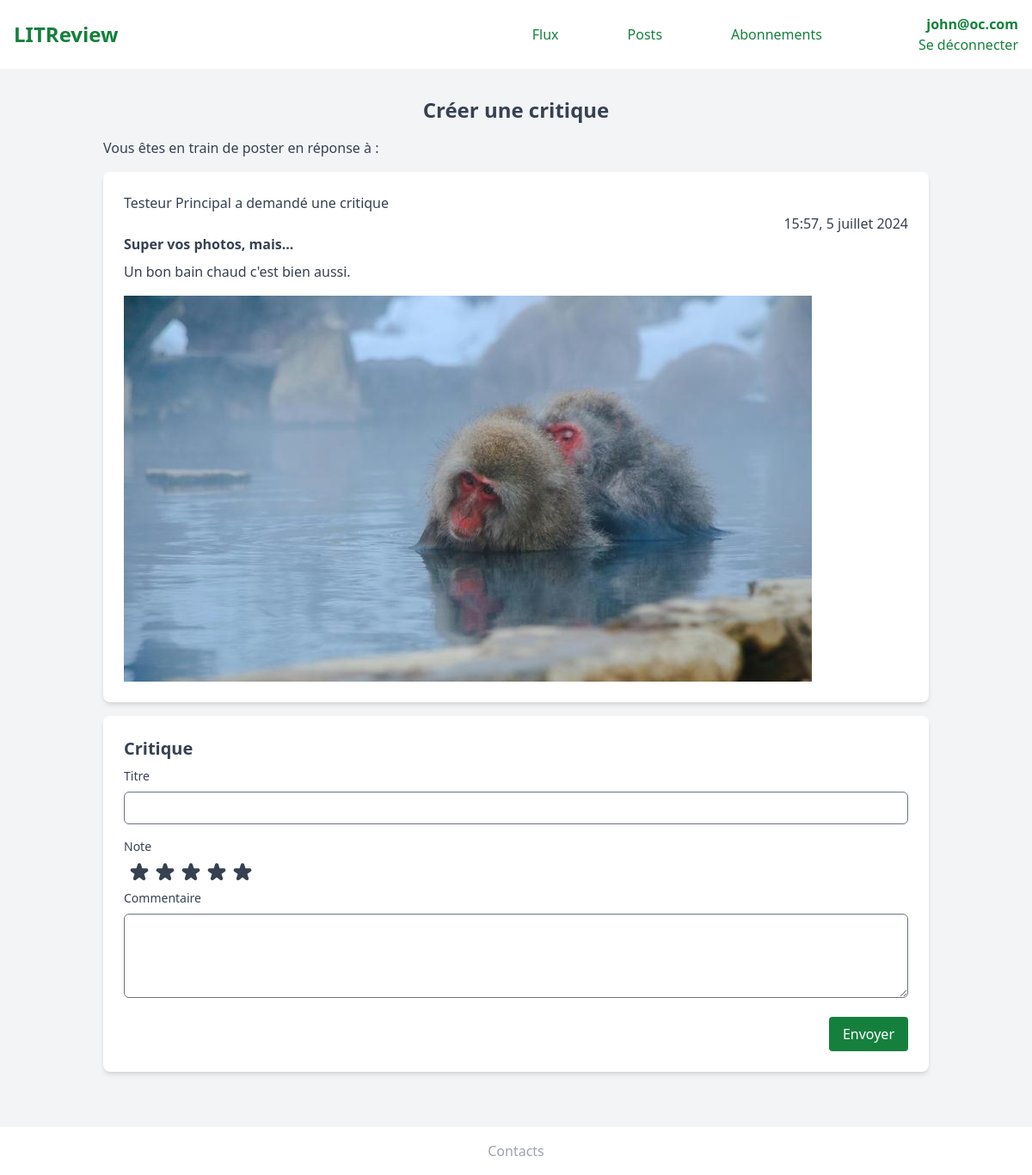
/ticket/review/58/create/ (signed in), run on the app's committed database.
### authentication/models.py (models this page shows)
class CustomUser(AbstractUser):
    email = models.EmailField(max_length=150, unique=True, blank=False)
    username = None
    USERNAME_FIELD = "email"
    REQUIRED_FIELDS = []
    nickname = models.CharField(max_length=80, unique=True, blank=False, verbose_name='Pseudo')
    profil_photo = models.ImageField(verbose_name='Photo de profil')
    objects = CustomUserManager()

### ticket/models.py (models this page shows, shortened)
class Ticket(models.Model):
    title = models.CharField(max_length=128, verbose_name='Titre')
    description = models.TextField(max_length=2048, blank=True, verbose_name='Description')
    user = models.ForeignKey(to=settings.AUTH_USER_MODEL, on_delete=models.CASCADE)
    image = models.ImageField(null=True, blank=True, verbose_name='Image', upload_to='ticket_images')
    time_created = models.DateTimeField(auto_now_add=True)

### ticket/views.py (the view)
# urls.py: path('review/<int:ticket_id>/create/', create_review, name='create_review'),
@login_required
def create_review(request, ticket_id):
    ticket = get_object_or_404(Ticket, id=ticket_id)
    if request.method == 'POST':
        review_form = ReviewForm(request.POST)
        if review_form.is_valid():
            review = review_form.save(commit=False)
            review.user = request.user
            review.ticket = ticket
            review.save()
            messages.success(request, "Critique créée avec succès.")
            return redirect('posts')
        else:
            messages.error(
                request,
                "Erreur lors de la création de la critique.\
                Si l'erreur persiste veuillez prendre contact avec votre administrateur."
            )
    else:
        review_form = ReviewForm()
    return render(request, 'ticket/create_review.html', {'review_form': review_form, 'ticket': ticket})

### ticket/forms.py
class ReviewForm(forms.ModelForm):
    class Meta:
        model = Review
        fields = ['rating', 'headline', 'body', 'ticket']
        exclude = ['ticket']

### ticket/templates/ticket/create_review.html (shortened to what this page needs)
{% extends 'base.html' %}
{% load static %}
{% block content %}
<div class="container mx-auto p-4">
    <h1 class="text-2xl font-bold mb-4 text-center">Créer une critique</h1>
    <h2 class="text-base mb-4">Vous êtes en train de poster en réponse à :</h2>
    <div class="mb-8">
        <div class="bg-white p-6 rounded-lg shadow-md mb-4">
            {% if ticket.user == request.user %}
                <p>Vous avez publié un ticket</p>
            {% else %}
                <p>{{ ticket.user.nickname }} a demandé une critique</p>
            {% endif %}
            <p class="text-right">{{ ticket.time_created|date:"H:i, j F Y" }}</p>
            <h2 class="font-semibold">{{ ticket.title }}</h2>
            <p class="mt-2">{{ ticket.description }}</p>
            {% if ticket.image %}
                <img class="mt-4" src="{{ ticket.image.url }}" alt="Image du ticket">
            {% endif %}
    </div>
    <div class="mb-8">
        <form method="post" enctype="multipart/form-data" class="bg-white p-6 rounded-lg shadow-md">
            <h2 class="text-xl font-bold mb-2">Critique</h2>
            <div class="mb-4">
                <label for="id_headline" class="block text-sm font-medium text-gray-700 mb-2">Titre</label>
                <input type="text" name="headline" id="id_headline" value="{{ review_form.headline.value|default_if_none:"" }}" class="form-input w-full border rounded-md py-2 px-3 text-gray-700 leading-tight focus:outline-none focus:shadow-outline">
            </div>
            <label class="block text-sm font-medium text-gray-700 mb-2">Note</label>
            <div class="flex items-center space-x-1.5">
                {% for i in "12345" %}
                    <label for="star{{ i }}" class="cursor-pointer inline-flex items-center transition-transform transform hover:scale-125">
                        <svg class="w-6 h-6 fill-current stroke-current stroke-2 transition-colors" viewBox="0 0 24 24">
                            <use xlink:href="{% static 'images/icons.svg' %}#icon-star"></use>
                        </svg>
                    </label>
                {% endfor %}
            </div>
            <div class="mb-4">
                <label for="id_body" class="block text-sm font-medium text-gray-700 mb-2 mt-2">Commentaire</label>
                <textarea name="body" id="id_body" rows="4" class="form-input w-full border rounded-md py-2 px-3 text-gray-700 leading-tight focus:outline-none focus:shadow-outline">{{ review_form.body.value|default_if_none:"" }}</textarea>
            </div>
            <div class="flex justify-end">
                <button type="submit" class="bg-green-700 text-white py-2 px-4 rounded hover:bg-green-800">Envoyer</button>
            </div>
        </form>
    </div>
</div>
{% endblock %}

### LITRevu/templates/base.html (shortened to what this page needs)
<!DOCTYPE html>
<html lang="fr">
<head>
    {% load static %}
    {% load static tailwind_tags %}
    {% tailwind_css %}
</head>
<body class="bg-gray-100 text-gray-700 flex flex-col min-h-screen">
    <header class="bg-white text-green-700 p-4 flex flex-col md:flex-row justify-between items-center">
        <h1 class="text-2xl font-bold">
            {% if user.is_authenticated %}
            <a href="{% url 'home' %}">LITReview</a>
            {% else %}
            <a href="/">LITReview</a>
            {% endif %}
        </h1>
        {% if user.is_authenticated %}
        <div class="w-full md:w-auto flex flex-col-reverse md:flex-row md:items-center justify-center md:space-x-24">
            <div class="flex flex-col items-center md:flex-row space-y-4 md:space-y-0 md:space-x-12 order-2 md:order-1 mt-2 md:mt-0">
                <a href="{% url 'flux' %}"
                    class="text-green-700 hover:bg-green-700 hover:text-white active:bg-green-800 rounded-md px-4 py-2 text-center ">Flux</a>
                <a href="{% url 'posts' %}"
                    class="text-green-700 hover:bg-green-700 hover:text-white active:bg-green-800 rounded-md px-4 py-2 text-center items-center">Posts</a>
                <a href="{% url 'subscription' %}"
                    class="text-green-700 hover:bg-green-700 hover:text-white active:bg-green-800 rounded-md px-4 py-2 text-center items-center">Abonnements</a>
            </div>
            <div class="flex flex-col items-end order-1 md:order-2 mb-2 md:mb-0">
                <p><strong>{{ request.user }}</strong></p>
                <a href="{% url 'authentication-logout' %}" class="text-green-700 hover:underline">Se déconnecter</a>
            </div>
        </div>
        {% endif %}
    </header>
    <main class="container mx-auto p-4 flex-1">
        {% block content %}{% endblock content %}
    </main>
    <footer class="bg-white text-gray-400 p-4 text-center">
        <p>Contacts</p>
    </footer>
</body>
</html>

### data on the page
CustomUser: user "john@oc.com"
Ticket: user.nickname "Testeur Principal", time_created "15:57, 5 juillet 2024", title "Super vos photos, mais...", description "Un bon bain chaud c'est bien aussi.", image (picture)
